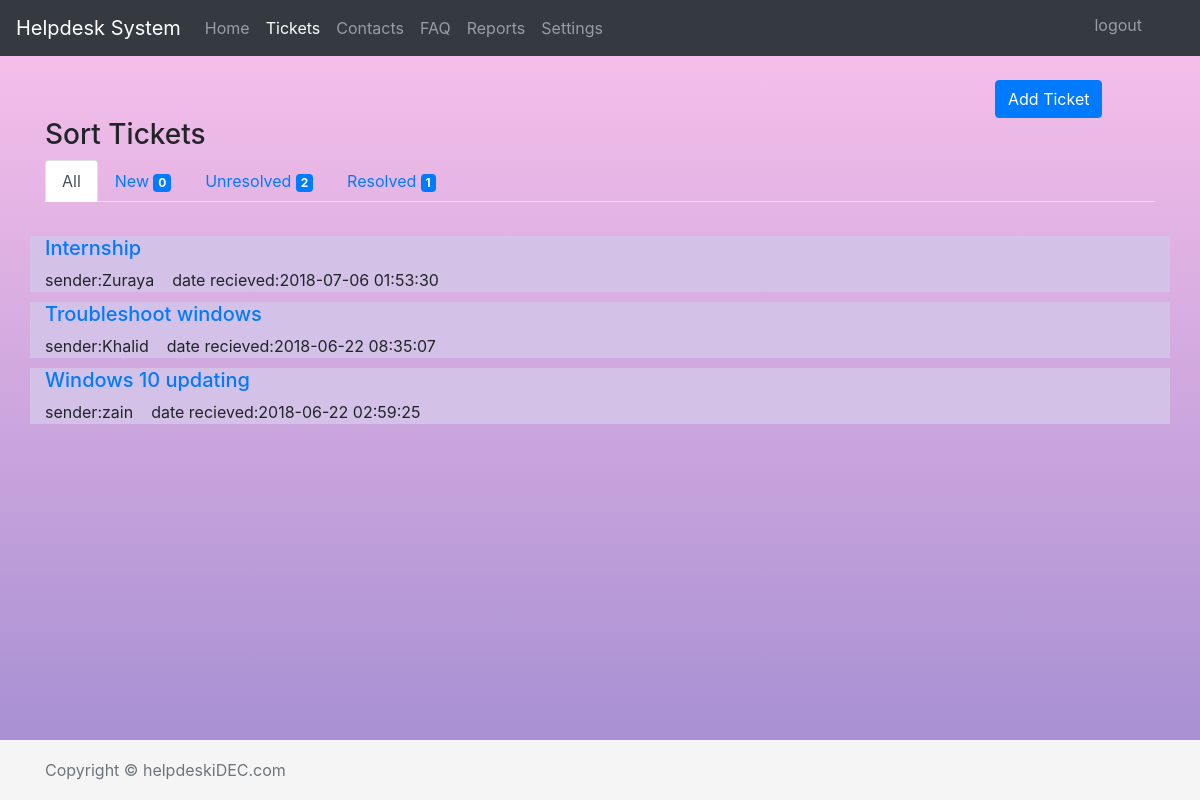
The page /helpdesk/tickets_home.php (signed in) on the database its author committed.
### tables this page shows
CREATE TABLE `ticket` (
  `id` int(100) NOT NULL,
  `name` text NOT NULL,
  `email` varchar(423) NOT NULL,
  `title` varchar(20) NOT NULL,
  `phone_number` int(20) NOT NULL,
  `issue_title` varchar(20) NOT NULL,
  `issue_desc` varchar(10000) NOT NULL,
  `date_and_time` timestamp NOT NULL DEFAULT CURRENT_TIMESTAMP,
  `status` varchar(50) NOT NULL DEFAULT 'unresolved'
);

### helpdesk/tickets_home.php (the view, shortened to what this page needs)
<!DOCTYPE HTML>
<html lang="en">
  <head>
        <link href="style.css" rel="stylesheet">
   <link rel="stylesheet" href="https://stackpath.bootstrapcdn.com/bootstrap/4.1.1/css/bootstrap.min.css">
  </head>
  <body>
    <nav class="navbar navbar-expand-md navbar-dark bg-dark fixed-top">
      <a class="navbar-brand" href="index.php">Helpdesk System</a>
      <div class="collapse navbar-collapse" id="navbarsExampleDefault">
        <ul class="navbar-nav mr-auto">
          <li class="nav-item ">
            <a class="nav-link" href="index.php">Home <span class="sr-only">(current)</span></a>
          </li>
          <li class="nav-item active">
            <a class="nav-link" href="tickets_home.php">Tickets</a>
          </li>
          <li class="nav-item">
            <a class="nav-link" href="contacts_home.php">Contacts</a>
          </li>
            <li class="nav-item">
            <a class="nav-link" href="FAQ_home.php">FAQ</a>
          </li>
           <li class="nav-item">
            <a class="nav-link" href="reports_home.php">Reports</a>
          </li>
          <li class="nav-item">
            <a class="nav-link" href="settings_home.php">Settings</a>
          </li>
          <li class="nav-item "style=' position:fixed;right:50px;top:5px;'>
            <a class="nav-link " href="logout.php">logout</a>
          </li>
        </ul>
      </div>
    </nav>
    <main role="main" class="container">
<section>
        <button  type="button" class="btn btn-primary" data-toggle="modal" data-target="#exampleModal" style="margin-left:950px;margin-top: 56px;">
            Add Ticket
          </button>
          <h3 >Sort Tickets</h3>
<ul class="nav nav-tabs">
  <li class="nav-item">
    <a class="nav-link active" href="tickets_home.php">All</a>
  </li>
  <li class="nav-item">
  <?php
require 'conn.php';
$sql = "SELECT * FROM ticket WHERE date_and_time > DATE_SUB(NOW(), INTERVAL 1 DAY) ";
$unresolve = "SELECT * FROM ticket WHERE status ='unresolved' ";
$resolve = "SELECT * FROM ticket WHERE status='resolved' ";
$unres = $conn->query($unresolve);
$res = $conn->query($resolve);
$res_array= mysqli_num_rows($res);
$result = $conn->query($sql);
$unres_array= mysqli_num_rows($unres);
$array= mysqli_num_rows($result);
    echo'<a class="nav-link " href="tickets_new.php">New <span class="badge badge-primary">'.$array.'</span></a>';
 echo' </li>';
echo'  <li class="nav-item">';
echo'   <a class="nav-link" href="tickets_unresolved.php">Unresolved <span class="badge badge-primary">'.$unres_array.'</span></a>';
echo'  </li>';
echo' <li class="nav-item">';
echo'  <a class="nav-link" href="tickets_resolved.php">Resolved <span class="badge badge-primary">'.$res_array.'</span></a>';
  echo'  </li>';
echo'</ul>';
?>
  <br>
</section>
    </main>
    <footer class="footer">
      <div class="container">
        <span class="text-muted">Copyright © helpdeskiDEC.com</span>
      </div>
    </footer>
  </body>
</html>
<?php
require 'conn.php';
$sql = "SELECT * FROM ticket ORDER BY issue_title ASC ";
$result = $conn->query($sql);
    while($row = $result->fetch_assoc()) {
echo '<div class="container" >';
echo '<div class="row">';
 echo'   <div class="col-md-12 "style="margin-top:10px;background-color:	#D3C1E8;position: static">';
echo '<a href="tickets_detail.php?id='.$row["id"].'"><h5>'. $row["issue_title"].'</h5></a>';
 echo '   <span>sender:'. $row["name"].'</span>&nbsp &nbsp';
  echo'  <span>date recieved:'. $row["date_and_time"].'</span>';
echo '</div>';
}
?>

### helpdesk/style.css (style rules this page uses)
html { position: relative; min-height: 100%; }
body { margin-bottom: 60px; background-image: linear-gradient(to top, #a18cd1 0%, #fbc2eb 100%); }
.footer { position: fixed; bottom: 0; width: 100%; height: 60px; line-height: 60px; background-color: #f5f5f5; left: 0px; right: 0px; margin-bottom: 0px; display: inline-block; }

### rows shown on the page
ticket: issue_title "Internship", name "Zuraya", date_and_time "2018-07-06 01:53:30"
ticket: issue_title "Troubleshoot windows", name "Khalid", date_and_time "2018-06-22 08:35:07"
ticket: issue_title "Windows 10 updating", name "zain", date_and_time "2018-06-22 02:59:25"

### other values the page prints
$array "0"
$unres_array "2"
$res_array "1"
